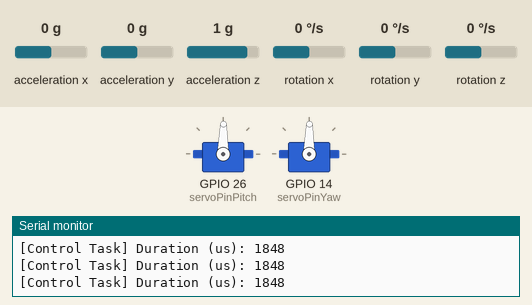
Bench run of a sketch on a simulated ESP32. On the bench: 2 × servo, the last lines printed to the serial monitor. Wiring (inferred from the names in the program): MPU-6050 motion sensor at I2C address 0x68. The test bench sets the inputs (shaded band); at power-on: acceleration x 0 g, rotation y 0 °/s, rotation x 0 °/s, acceleration y 0 g, acceleration z 1 g, rotation z 0 °/s.

Above: at 6.7 s.
6.8 s: acceleration x set to 0.8 g
At 6.95 s:
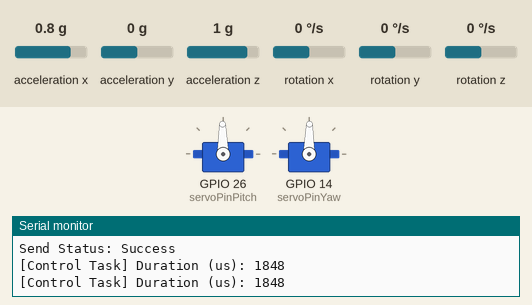
9.8 s: rotation y set to -100 °/s
At 9.97 s:
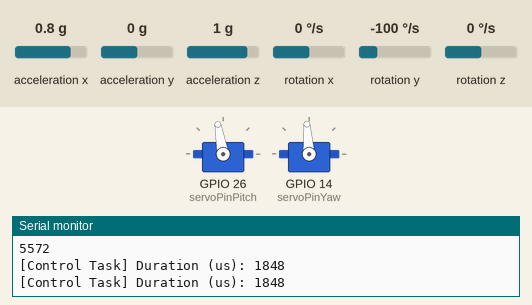
11.7 s: rotation x set to 192 °/s
At 11.9 s:
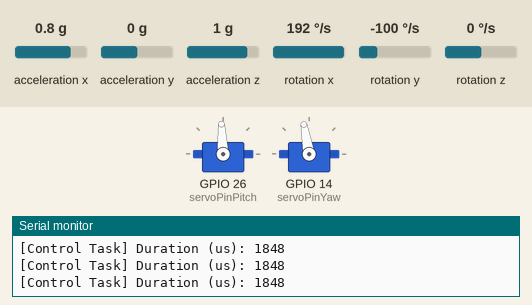
13.6 s: rotation x set to -100 °/s
At 15.34 s:
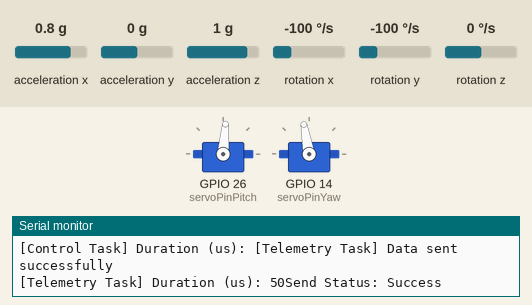
Timing chart, 0 to 17.4 s (numbered marks = the images above; inputs shaded):
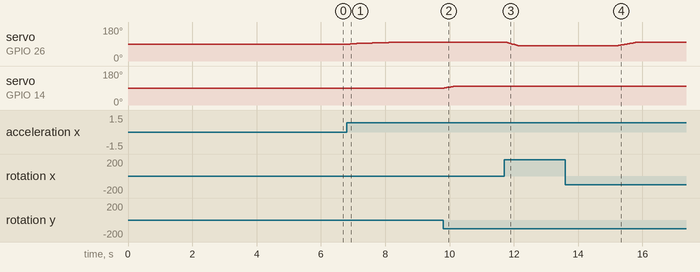

Measured:
- after the input at 6.8 s, servo on GPIO 26 (servoPinPitch): moves from 89° to 100° over 2.1 s, starting at once
- after the input at 9.8 s, servo on GPIO 14 (servoPinYaw): moves from 89° to 100° over 0.40 s, starting at once
- after the input at 11.7 s, servo on GPIO 26 (servoPinPitch): moves from 100° to 80° over 0.40 s, starting after 0.06 s
- after the input at 13.6 s, servo on GPIO 26 (servoPinPitch): moves from 80° to 100° over 0.66 s, starting after 1.6 s

The sketch:

tvc_mpu6050_kf_escalar.ino
```cpp
// mpu 6050 + ESP32 + Servo + FreeRTOS + kalman filter
#include <Wire.h>
#include <WiFi.h>
#include <esp_now.h>
#include <ESP32Servo.h>

// Servo setup
Servo s1;
Servo s2;
const int servoPinPitch = 26; // pitch
const int servoPinYaw = 14;   // yaw

// PID constants
float kp = 40, ki = 0, kd = 0;
float dt = 0.002;

int setpointPitch = 0, setpointYaw = 0;
float previousErrorPitch = 0, previousErrorYaw = 0;
float integralPitch = 0, integralYaw = 0;

// Sensor variables
float RatePitch, RateYaw, RateRoll;
float RateCalibrationYaw = 0, RateCalibrationPitch = 0;
float AccX, AccY, AccZ;
float AngleYaw, AnglePitch;

float kalmanYaw = 0, kalmanUncertaintyYaw = 0.04 * 0.04, kalmanGainYaw = 0;
float kalmanPitch = 0, kalmanUncertaintyPitch = 0.04 * 0.04, kalmanGainPitch = 0;
float kalman1DOutput[] = {0, 0, 0}; // angle, uncertainty, gain

uint8_t receiverMAC[] = {0x5C, 0x01, 0x3B, 0x65, 0xDD, 0x60};

// Data to send
typedef struct {
  float yaw, pitch;
  float kalmanYaw, kalmanPitch;
  float servoYaw, servoPitch;
} SensorData;

SensorData sensorData;

// FreeRTOS task handles
TaskHandle_t TaskControlHandle;
TaskHandle_t TaskTelemetryHandle;

// Callback
void OnSent(const uint8_t *mac_addr, esp_now_send_status_t status) {
  Serial.print("Send Status: ");
  Serial.println(status == ESP_NOW_SEND_SUCCESS ? "Success" : "Fail");
}

// Kalman Filter
void kalman_1d(float &kalmanState, float &kalmanUncertainty, float kalmanInput, float kalmanMeasurement) {
  kalmanState = kalmanState + 0.004 * kalmanInput;
  kalmanUncertainty = kalmanUncertainty + 0.004 * 0.004 * 0.02 * 0.02;
  float kalmanGain = kalmanUncertainty * 1 / (1 * kalmanUncertainty + 0.04 * 0.04);
  kalmanState = kalmanState + kalmanGain * (kalmanMeasurement - kalmanState);
  kalmanUncertainty = (1 - kalmanGain) * kalmanUncertainty;
  kalman1DOutput[0] = kalmanState;
  kalman1DOutput[1] = kalmanUncertainty;
  kalman1DOutput[2] = kalmanGain;
}

// MPU6050 Read
void gyro_signals() {
  Wire.beginTransmission(0x68);
  Wire.write(0x3B);
  Wire.endTransmission();
  Wire.requestFrom(0x68, 6);
  int16_t AccXLSB = Wire.read() << 8 | Wire.read();
  int16_t AccYLSB = Wire.read() << 8 | Wire.read();
  int16_t AccZLSB = Wire.read() << 8 | Wire.read();

  Wire.beginTransmission(0x68);
  Wire.write(0x43);
  Wire.endTransmission();
  Wire.requestFrom(0x68, 6);
  int16_t GyroX = Wire.read() << 8 | Wire.read();
  int16_t GyroY = Wire.read() << 8 | Wire.read();
  int16_t GyroZ = Wire.read() << 8 | Wire.read();

  RatePitch = (float)GyroX / 65.5;
  RateYaw = (float)GyroY / 65.5;
  RateRoll = (float)GyroZ / 65.5;

  AccX = (float)AccXLSB / 4096 - 0.03;
  AccY = (float)AccYLSB / 4096 + 0.02;
  AccZ = (float)AccZLSB / 4096 - 0.05;

  AngleYaw = atan(AccY / sqrt(AccX * AccX + AccZ * AccZ)) * 180.0 / PI;
  AnglePitch = -atan(AccX / sqrt(AccY * AccY + AccZ * AccZ)) * 180.0 / PI;
}

// PID
float PID(float setpoint, float angle, float &integral, float &prevError) {
  float error = setpoint - angle;
  integral += error * dt;
  float derivative = (error - prevError) / dt;
  float output = kp * error + ki * integral + kd * derivative;
  prevError = error;
  return output;
}

// ======== TASK 1: CONTROL LOOP =========
void TaskControl(void *pvParameters) {
  (void)pvParameters;

  for (;;) {
    unsigned long t0 = micros();

    gyro_signals();

    RateYaw -= RateCalibrationYaw;
    RatePitch -= RateCalibrationPitch;

    sensorData.yaw = AngleYaw;
    sensorData.pitch = AnglePitch;

    kalman_1d(kalmanYaw, kalmanUncertaintyYaw, RateYaw, AngleYaw);
    sensorData.kalmanYaw = kalmanYaw = kalman1DOutput[0];

    float outputYaw = PID(setpointYaw, kalmanYaw, integralYaw, previousErrorYaw);
    float servoYaw = map(outputYaw, -1000, 1000, 80, 100);
    sensorData.servoYaw = constrain(servoYaw, 80, 100);
    s2.write(sensorData.servoYaw);

    kalman_1d(kalmanPitch, kalmanUncertaintyPitch, RatePitch, AnglePitch);
    sensorData.kalmanPitch = kalmanPitch = kalman1DOutput[0];


    float outputPitch = PID(setpointPitch, kalmanPitch, integralPitch, previousErrorPitch);
    float servoPitch = map(outputPitch, -1000, 1000, 80, 100);
    sensorData.servoPitch = constrain(servoPitch, 80, 100);
    s1.write(sensorData.servoPitch);

    Serial.print("[Control Task] Duration (us): ");
    Serial.println(micros() - t0);

    vTaskDelay(pdMS_TO_TICKS(10)); // ~100Hz
  }
}

// ======== TASK 2: TELEMETRY =========
void TaskTelemetry(void *pvParameters) {
  (void)pvParameters;

  for (;;) {
    unsigned long t1 = micros();

    esp_err_t result = esp_now_send(receiverMAC, (uint8_t *)&sensorData, sizeof(sensorData));
    if (result == ESP_OK) {
      Serial.println("[Telemetry Task] Data sent successfully");
    } else {
      Serial.println("[Telemetry Task] Send failed");
    }

    Serial.print("[Telemetry Task] Duration (us): ");
    Serial.println(micros() - t1);

    vTaskDelay(pdMS_TO_TICKS(100)); // 10 Hz
  }
}

// ======== SETUP ========
void setup() {
  Serial.begin(115200);
  Wire.begin();
  Wire.setClock(400000);
  delay(250);

  Wire.beginTransmission(0x68);
  Wire.write(0x6B);
  Wire.write(0x00);
  Wire.endTransmission();

  // Calibrate gyros
  for (int i = 0; i < 2000; i++) {
    gyro_signals();
    RateCalibrationYaw += RateYaw;
    RateCalibrationPitch += RatePitch;
    delay(1);
  }
  RateCalibrationYaw /= 2000.0;
  RateCalibrationPitch /= 2000.0;

  // Init servos
  s1.attach(servoPinPitch);
  s2.attach(servoPinYaw);
  s1.write(90);
  s2.write(90);

  // Init WiFi + ESP-NOW
  WiFi.mode(WIFI_STA);
  if (esp_now_init() != ESP_OK) {
    Serial.println("ESP-NOW Init Failed");
    return;
  }

  esp_now_register_send_cb(OnSent);
  esp_now_peer_info_t peerInfo = {};
  memcpy(peerInfo.peer_addr, receiverMAC, 6);
  peerInfo.channel = 0;
  peerInfo.encrypt = false;

  if (esp_now_add_peer(&peerInfo) != ESP_OK) {
    Serial.println("Failed to add peer");
    return;
  }

  // Create tasks
  xTaskCreatePinnedToCore(TaskControl, "TaskControl", 4096, NULL, 1, &TaskControlHandle, 0);
  xTaskCreatePinnedToCore(TaskTelemetry, "TaskTelemetry", 4096, NULL, 1, &TaskTelemetryHandle, 1);
}

void loop() {
  // Not used in FreeRTOS
}
```
